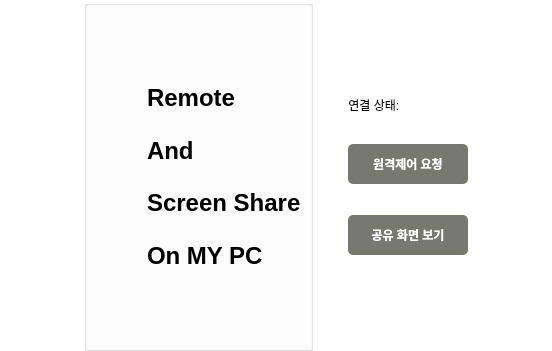
<?xml version="1.0" encoding="UTF-8"?>
<ui version="4.0">
 <class>Form</class>
 <widget class="QWidget" name="Form">
  <property name="geometry">
   <rect>
    <x>0</x>
    <y>0</y>
    <width>552</width>
    <height>351</height>
   </rect>
  </property>
  <property name="windowTitle">
   <string>Form</string>
  </property>
  <property name="autoFillBackground">
   <bool>false</bool>
  </property>
  <property name="styleSheet">
   <string notr="true">QWidget {
	background-color: white;
}</string>
  </property>
  <layout class="QGridLayout" name="gridLayout">
   <property name="leftMargin">
    <number>0</number>
   </property>
   <property name="topMargin">
    <number>0</number>
   </property>
   <property name="rightMargin">
    <number>0</number>
   </property>
   <property name="bottomMargin">
    <number>0</number>
   </property>
   <item row="0" column="0">
    <layout class="QGridLayout" name="gridLayout_1" columnstretch="3,5,1,0,3">
     <item row="0" column="3">
      <layout class="QGridLayout" name="gridLayout_2" rowstretch="4,1,1,1,1,1,4">
       <property name="verticalSpacing">
        <number>6</number>
       </property>
       <item row="1" column="3">
        <widget class="QLabel" name="stateImg">
         <property name="sizePolicy">
          <sizepolicy hsizetype="Fixed" vsizetype="Fixed">
           <horstretch>0</horstretch>
           <verstretch>0</verstretch>
          </sizepolicy>
         </property>
         <property name="sizeIncrement">
          <size>
           <width>0</width>
           <height>0</height>
          </size>
         </property>
         <property name="baseSize">
          <size>
           <width>0</width>
           <height>0</height>
          </size>
         </property>
         <property name="text">
          <string/>
         </property>
         <property name="pixmap">
          <pixmap resource="../resource/res.qrc">:/file/SuccessState.png</pixmap>
         </property>
         <property name="alignment">
          <set>Qt::AlignCenter</set>
         </property>
         <property name="wordWrap">
          <bool>false</bool>
         </property>
        </widget>
       </item>
       <item row="3" column="1" colspan="3">
        <widget class="QPushButton" name="remoteButton">
         <property name="sizePolicy">
          <sizepolicy hsizetype="Expanding" vsizetype="Expanding">
           <horstretch>0</horstretch>
           <verstretch>0</verstretch>
          </sizepolicy>
         </property>
         <property name="minimumSize">
          <size>
           <width>120</width>
           <height>40</height>
          </size>
         </property>
         <property name="baseSize">
          <size>
           <width>120</width>
           <height>0</height>
          </size>
         </property>
         <property name="styleSheet">
          <string notr="true">QPushButton{
	color: white;
	background-color: rgb(119, 120, 110);
	border-radius: 5px;
	font: 10pt &quot;Malgun Gothic&quot;;
	font-weight: bold;
}
QPushButton:hover {
	color: rgb(119, 120, 110);
	background-color: white;
	border: 2px solid rgb(119, 120, 110);
	border-radius: 5px;
	font: 10pt &quot;Malgun Gothic&quot;;
	font-weight: bold;
}</string>
         </property>
         <property name="text">
          <string>원격제어 요청</string>
         </property>
         <property name="checkable">
          <bool>false</bool>
         </property>
         <property name="checked">
          <bool>false</bool>
         </property>
        </widget>
       </item>
       <item row="5" column="1" colspan="3">
        <widget class="QPushButton" name="scrshrButton">
         <property name="sizePolicy">
          <sizepolicy hsizetype="Expanding" vsizetype="Expanding">
           <horstretch>0</horstretch>
           <verstretch>0</verstretch>
          </sizepolicy>
         </property>
         <property name="minimumSize">
          <size>
           <width>120</width>
           <height>40</height>
          </size>
         </property>
         <property name="styleSheet">
          <string notr="true">QPushButton{
	color: white;
	background-color: rgb(119, 120, 110);
	border-radius: 5px;
	font: 10pt &quot;Malgun Gothic&quot;;
	font-weight: bold;
}
QPushButton:hover {
	color: rgb(119, 120, 110);
	background-color: white;
	border: 2px solid rgb(119, 120, 110);
	border-radius: 5px;
	font: 10pt &quot;Malgun Gothic&quot;;
	font-weight: bold;
}</string>
         </property>
         <property name="text">
          <string>공유 화면 보기</string>
         </property>
        </widget>
       </item>
       <item row="6" column="1" colspan="3">
        <spacer name="verticalSpacer_4">
         <property name="orientation">
          <enum>Qt::Vertical</enum>
         </property>
         <property name="sizeHint" stdset="0">
          <size>
           <width>20</width>
           <height>40</height>
          </size>
         </property>
        </spacer>
       </item>
       <item row="0" column="1" colspan="3">
        <spacer name="verticalSpacer_1">
         <property name="orientation">
          <enum>Qt::Vertical</enum>
         </property>
         <property name="sizeHint" stdset="0">
          <size>
           <width>20</width>
           <height>40</height>
          </size>
         </property>
        </spacer>
       </item>
       <item row="4" column="1" colspan="3">
        <spacer name="verticalSpacer_3">
         <property name="orientation">
          <enum>Qt::Vertical</enum>
         </property>
         <property name="sizeHint" stdset="0">
          <size>
           <width>20</width>
           <height>40</height>
          </size>
         </property>
        </spacer>
       </item>
       <item row="2" column="1" colspan="3">
        <spacer name="verticalSpacer_2">
         <property name="orientation">
          <enum>Qt::Vertical</enum>
         </property>
         <property name="sizeHint" stdset="0">
          <size>
           <width>20</width>
           <height>40</height>
          </size>
         </property>
        </spacer>
       </item>
       <item row="1" column="1" colspan="2">
        <widget class="QLabel" name="connectState">
         <property name="sizePolicy">
          <sizepolicy hsizetype="Fixed" vsizetype="Fixed">
           <horstretch>0</horstretch>
           <verstretch>0</verstretch>
          </sizepolicy>
         </property>
         <property name="layoutDirection">
          <enum>Qt::LeftToRight</enum>
         </property>
         <property name="text">
          <string>연결 상태: </string>
         </property>
         <property name="alignment">
          <set>Qt::AlignCenter</set>
         </property>
        </widget>
       </item>
      </layout>
     </item>
     <item row="0" column="0">
      <spacer name="horizontalSpacer_left">
       <property name="orientation">
        <enum>Qt::Horizontal</enum>
       </property>
       <property name="sizeHint" stdset="0">
        <size>
         <width>40</width>
         <height>20</height>
        </size>
       </property>
      </spacer>
     </item>
     <item row="0" column="1">
      <widget class="QGroupBox" name="Maintext">
       <property name="enabled">
        <bool>true</bool>
       </property>
       <property name="sizePolicy">
        <sizepolicy hsizetype="Expanding" vsizetype="Expanding">
         <horstretch>0</horstretch>
         <verstretch>0</verstretch>
        </sizepolicy>
       </property>
       <property name="styleSheet">
        <string notr="true">#Maintext {border-image: url(:/file/HKbackgroundImg.png);}</string>
       </property>
       <property name="flat">
        <bool>false</bool>
       </property>
       <layout class="QFormLayout" name="formLayout">
        <property name="verticalSpacing">
         <number>6</number>
        </property>
        <property name="leftMargin">
         <number>60</number>
        </property>
        <property name="topMargin">
         <number>50</number>
        </property>
        <property name="bottomMargin">
         <number>50</number>
        </property>
        <item row="0" column="0">
         <spacer name="verticalSpacer_main_1">
          <property name="orientation">
           <enum>Qt::Vertical</enum>
          </property>
          <property name="sizeHint" stdset="0">
           <size>
            <width>20</width>
            <height>40</height>
           </size>
          </property>
         </spacer>
        </item>
        <item row="1" column="0">
         <widget class="QLabel" name="label_remote">
          <property name="autoFillBackground">
           <bool>false</bool>
          </property>
          <property name="styleSheet">
           <string notr="true">QLabel {
	background-color: rgba(0, 0, 0, 0)
}</string>
          </property>
          <property name="text">
           <string>&lt;html&gt;&lt;head/&gt;&lt;body&gt;&lt;p&gt;&lt;span style=&quot; font-size:18pt; font-weight:600;&quot;&gt;Remote&lt;/span&gt;&lt;/p&gt;&lt;/body&gt;&lt;/html&gt;</string>
          </property>
         </widget>
        </item>
        <item row="3" column="0">
         <widget class="QLabel" name="label_and">
          <property name="autoFillBackground">
           <bool>false</bool>
          </property>
          <property name="styleSheet">
           <string>QLabel {
	background-color: rgba(0, 0, 0, 0)
}</string>
          </property>
          <property name="text">
           <string>&lt;html&gt;&lt;head/&gt;&lt;body&gt;&lt;p&gt;&lt;span style=&quot; font-size:18pt; font-weight:600;&quot;&gt;And&lt;/span&gt;&lt;/p&gt;&lt;/body&gt;&lt;/html&gt;</string>
          </property>
         </widget>
        </item>
        <item row="5" column="0">
         <widget class="QLabel" name="label_screenShare">
          <property name="autoFillBackground">
           <bool>false</bool>
          </property>
          <property name="styleSheet">
           <string>QLabel {
	background-color: rgba(0, 0, 0, 0)
}</string>
          </property>
          <property name="text">
           <string>&lt;html&gt;&lt;head/&gt;&lt;body&gt;&lt;p&gt;&lt;span style=&quot; font-size:18pt; font-weight:600;&quot;&gt;Screen Share&lt;/span&gt;&lt;/p&gt;&lt;/body&gt;&lt;/html&gt;</string>
          </property>
         </widget>
        </item>
        <item row="7" column="0">
         <widget class="QLabel" name="label_onBrowser">
          <property name="autoFillBackground">
           <bool>false</bool>
          </property>
          <property name="styleSheet">
           <string>QLabel {
	background-color: rgba(0, 0, 0, 0)
}</string>
          </property>
          <property name="text">
           <string>&lt;html&gt;&lt;head/&gt;&lt;body&gt;&lt;p&gt;&lt;span style=&quot; font-size:18pt; font-weight:600;&quot;&gt;On MY PC&lt;/span&gt;&lt;/p&gt;&lt;/body&gt;&lt;/html&gt;</string>
          </property>
         </widget>
        </item>
        <item row="8" column="0">
         <spacer name="verticalSpacer_main_5">
          <property name="orientation">
           <enum>Qt::Vertical</enum>
          </property>
          <property name="sizeHint" stdset="0">
           <size>
            <width>20</width>
            <height>40</height>
           </size>
          </property>
         </spacer>
        </item>
        <item row="2" column="0">
         <spacer name="verticalSpacer_main_2">
          <property name="orientation">
           <enum>Qt::Vertical</enum>
          </property>
          <property name="sizeType">
           <enum>QSizePolicy::Maximum</enum>
          </property>
          <property name="sizeHint" stdset="0">
           <size>
            <width>20</width>
            <height>30</height>
           </size>
          </property>
         </spacer>
        </item>
        <item row="4" column="0">
         <spacer name="verticalSpacer_main_3">
          <property name="orientation">
           <enum>Qt::Vertical</enum>
          </property>
          <property name="sizeType">
           <enum>QSizePolicy::Maximum</enum>
          </property>
          <property name="sizeHint" stdset="0">
           <size>
            <width>20</width>
            <height>30</height>
           </size>
          </property>
         </spacer>
        </item>
        <item row="6" column="0">
         <spacer name="verticalSpacer_main_4">
          <property name="orientation">
           <enum>Qt::Vertical</enum>
          </property>
          <property name="sizeType">
           <enum>QSizePolicy::Maximum</enum>
          </property>
          <property name="sizeHint" stdset="0">
           <size>
            <width>20</width>
            <height>30</height>
           </size>
          </property>
         </spacer>
        </item>
       </layout>
      </widget>
     </item>
     <item row="0" column="4">
      <spacer name="horizontalSpacer_right">
       <property name="orientation">
        <enum>Qt::Horizontal</enum>
       </property>
       <property name="sizeHint" stdset="0">
        <size>
         <width>40</width>
         <height>20</height>
        </size>
       </property>
      </spacer>
     </item>
     <item row="0" column="2">
      <spacer name="horizontalSpacer_center">
       <property name="orientation">
        <enum>Qt::Horizontal</enum>
       </property>
       <property name="sizeHint" stdset="0">
        <size>
         <width>40</width>
         <height>20</height>
        </size>
       </property>
      </spacer>
     </item>
    </layout>
   </item>
  </layout>
 </widget>
 <resources>
  <include location="../resource/res.qrc"/>
 </resources>
 <connections/>
</ui>
